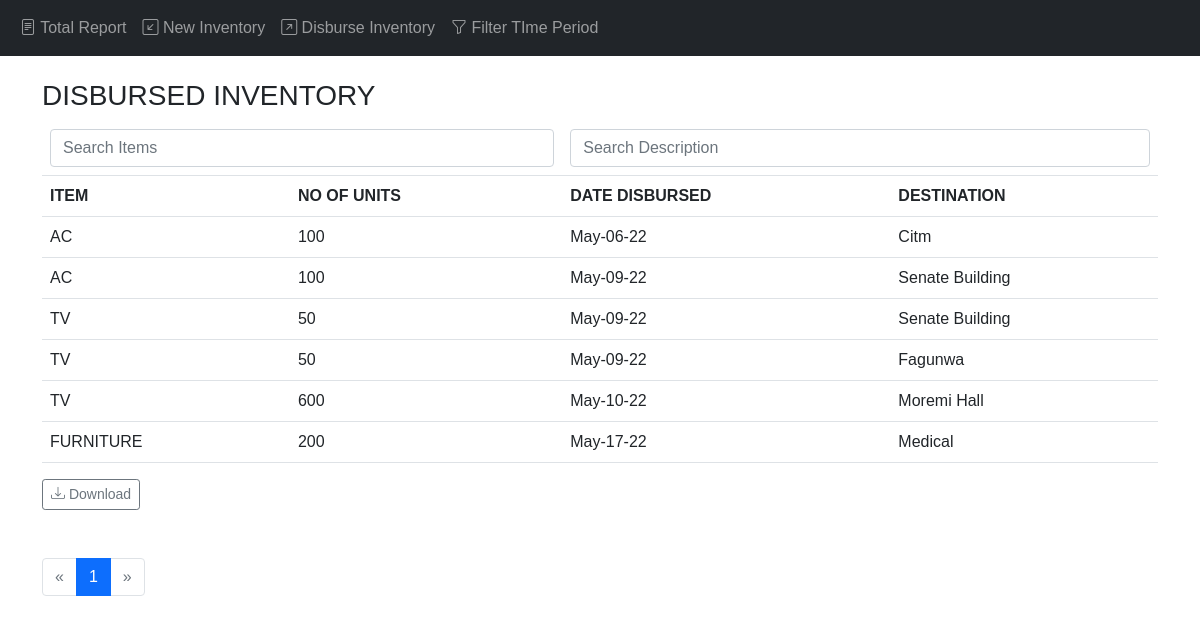
/inventory/disburse/report, run on an earlier commit of the app's database.
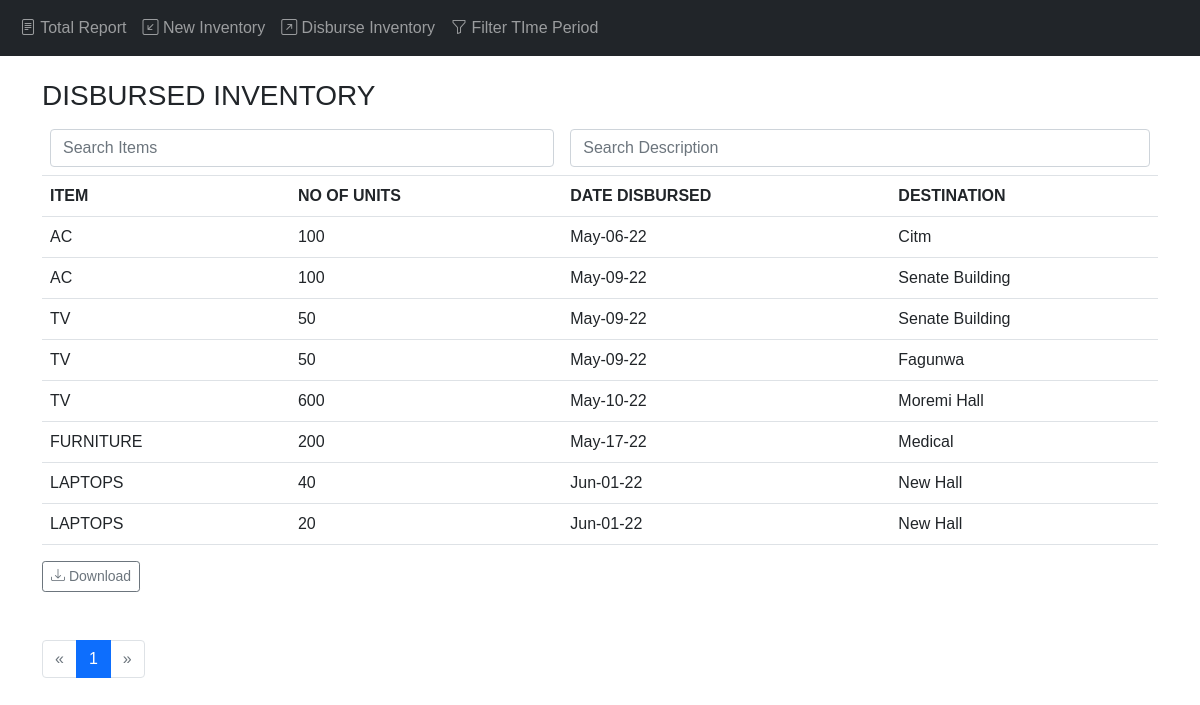
And on a later commit of the database.
### app/models.py (models this page shows, shortened)
class DisbursedInventory(db.Model):
    __tablename__ = 'disbursed_inventory'
    id = db.Column(db.Integer, primary_key=True)
    item = db.Column(db.String(20), nullable=False)
    units = db.Column(db.Integer, nullable=False)
    date_disbursed = db.Column(db.DateTime, default = datetime.now)
    destination = db.Column(db.String(64), nullable=False)
    description = db.Column(db.Text)

### app/disbursed/views.py (the view)
@disbursed.route('/inventory/disburse/report')
def disbursed_summary():
    page = request.args.get('page', 1, type=int)
    pagination = DisbursedInventory.query.paginate(page, per_page=current_app.config['RECORDS_PER_PAGE'], error_out=False)
    outgoing = pagination.items
    print(request.cookies.get('start_date'))
    resp = make_response(render_template('disbursed_summary.html', pagination=pagination, outgoing=outgoing, filter=0))
    resp.set_cookie('url', request.url)
    return resp

### app/templates/disbursed_summary.html (shortened to what this page needs)
{% extends 'base.html' %}
{% block page_content %}
<div class="container">
  <br>
  <h3>DISBURSED INVENTORY</h3>
    <table class="table" id="get">
      <tr>
        {% if filter == 0 %}
        <th colspan="2">
          <a id="send" href="{{ url_for('disbursed.disbursed_summary_full') }}" style="text-decoration: none;"><input type="text" placeholder="Search Items" class="form-control" onkeyup="send()"></a>
        </th>
        <th colspan="2">
          <a href="{{ url_for('disbursed.disbursed_summary_full') }}" style="text-decoration: none;"><input type="text" placeholder="Search Description" class="form-control"></a>
        </th>
        {% endif %}
      </tr>
      <tr>
        <th>ITEM</th>
        <th>NO OF UNITS</th>
        <th>DATE DISBURSED</th>
        <th>DESTINATION</th>
      </tr>
      {% for disbursed in outgoing %}
        <tr>
          <td>{{ disbursed.item }}</td>
          <td>{{ disbursed.units }}</td>
          <td>{{ disbursed.date_disbursed.strftime("%b-%d-%y") }}</td>
          <td>{{ disbursed.destination | title }}</td>
        </tr>
      {% endfor %}
    </table>
    <a class="btn btn-outline-secondary btn-sm mb-5" href="{{ url_for('main.download', process='disburse', filter=filter) }}">
      <i class="bi bi-download"></i>
      Download
    </a>
  <ul class="pagination">
    {% if filter == 0 %}
      {% if not pagination.has_prev %}
        <li class="page-item disabled"><a class="page-link" href="{{ url_for('disbursed.disbursed_summary', page=pagination.prev_num) }}">&laquo;</a></li>
      {% else %}
        <li class="page-item"><a class="page-link" href="{{ url_for('disbursed.disbursed_summary', page=pagination.prev_num) }}">&laquo;</a></li>
      {% endif %}
      {% for page_no in pagination.iter_pages() %}
        {% if page_no %}
          {% if page_no == pagination.page %}
            <li class="page-item active"><a class="page-link" href="{{ url_for('disbursed.disbursed_summary', page=page_no) }}">{{ page_no }}</a></li>
          {% else %}
            <li class="page-item"><a class="page-link" href="{{ url_for('disbursed.disbursed_summary', page=page_no) }}">{{ page_no }}</a></li>
          {% endif %}
        {% else %}
          &hellip;
        {% endif %}
      {% endfor %}
      {% if not pagination.has_next %}
        <li class="page-item disabled"><a class="page-link" href="{{ url_for('disbursed.disbursed_summary', page=pagination.next_num) }}">&raquo;</a></li>
      {% else %}
        <li class="page-item" ><a class="page-link" href="{{ url_for('disbursed.disbursed_summary', page=pagination.next_num) }}">&raquo;</a></li>
      {% endif %}
    {% endif %}
  </ul>
</div>
{% endblock %}

What changed in the data, as far as the page shows it:
added DisbursedInventory: item "LAPTOPS", units "40", date_disbursed "Jun-01-22", destination "New Hall"
added DisbursedInventory: item "LAPTOPS", units "20", date_disbursed "Jun-01-22", destination "New Hall"
